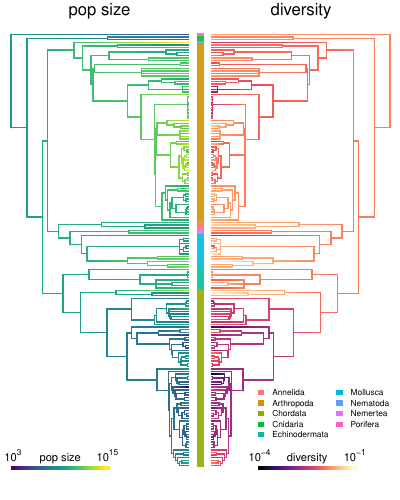

Here is the R script that generated this plot:
library(viridis)
library(tidyverse)
library(phytools)

load('../../data/biconmap_data.Rdata')
load('../../data/main_datasets.Rdata')
source('color_scheme.r')
source('../../R/utilities.r')

# output <- FALSE
output <- TRUE
if (output) 
  pdf('popsize_tree.pdf', height=5, width=4)

par(oma=c(0.2, 0.2, 0.2, 0.2), mar=c(1, 1, 1, 1))
vcols <- viridis(100)
vcols2 <- viridis(100, option='A')
layout(matrix(c(1, 2, 3, 1, 2, 3), byrow=TRUE, ncol=3, nrow=2),  
       width=c(1, 0.05, 1))
pscm2 <- setMap(pscm, colors=vcols)
plot(pscm2, fsize=c(0, 0.8), ftype=c("off","reg"), sig=1, lwd=1.4,
     outline=FALSE, mar=c(1.1,0.1,1.1,0.01), legend=FALSE)
add.color.bar.log(500, vcols, prompt=FALSE, outline=FALSE, 
              subtitle="",
              x=10, digits=0,
              lims=range(dt_dps$log10_popsize), lwd=4,
              title='pop size')
title(main = 'pop size', font.main = 1, cex.main=1.5)

plot.new()
width <- 0.5
plot.window(xlim=c(0, width), ylim=c(1, length(tr_dps$tip.label)))

# this is dumb... it shouldn't be this hard, but it is.
tmp <- tibble(species = tr_dps$tip.label) %>%
  left_join(dt_dps %>% select(species, phylum))  

# get rectangle coords
tmp2 <- tmp %>%
  group_by(phylum) %>% summarize(n=n()) %>% mutate(left=0) 

# order by tip phyla
# get in the same order as data (grrr...)
order_phy <- unique(tmp$phylum)
tmp2 <- tmp2[match(order_phy, tmp2$phylum), ] 

tmp2 <- tmp2 %>% mutate(cumsum = cumsum(n), left = lag(cumsum, default=0)) 
rect_z <- cbind(left=tmp2$left, right=tmp2$cumsum)
rownames(rect_z) <- tmp2$phylum


offset <- 0.5
for (i in 1:nrow(rect_z)) {
  rect(0, offset + rect_z[i, 1], width, offset + rect_z[i, 2],
       lwd=0, border=NA,
       col=alpha(phyla_cols[rownames(rect_z)[i]], 0.9))
  print(phyla_cols[rownames(rect_z)[i]])
}

dvcm2 <- setMap(dvcm, colors=vcols2)
plot(dvcm2, fsize=c(0, 0.8), ftype=c("off","reg"),
    direction="leftwards", sig=1, lwd=1.4, legend=FALSE,
    outline=FALSE, mar=c(1.1,0.01,1.1,0.01))
add.color.bar.log(500, vcols2, prompt=FALSE, outline=FALSE, 
              subtitle="", x=250,
              lims=range(dt_dps$log10_diversity), lwd=4,
              title='diversity')
title(main = 'diversity', font.main = 1, cex.main=1.5)
nms <- tools:::toTitleCase(unique(dt_dps$phylum)) 
i <- order(nms)
nms <- nms[i]
legend(200, 33, nms,
       fill=phyla_cols[tmp2$phylum][i],
       bty='n', border=0, cex=0.8, ncol=2)


if (output) 
  dev.off()

